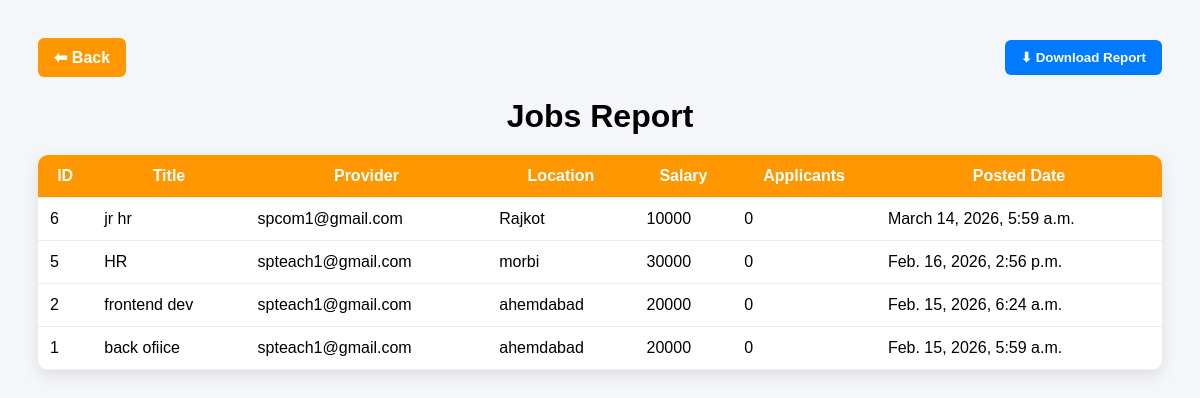
The page /reports/jobs/ on the database as committed earlier.
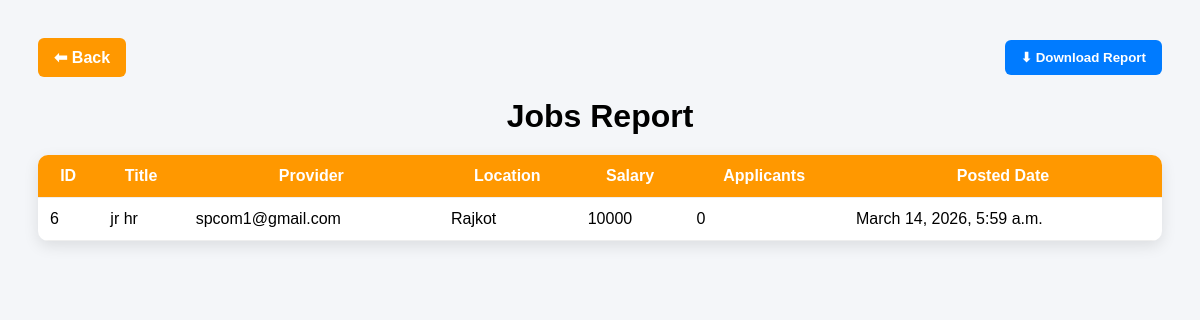
The same page on the database as committed later.
### myapp/models.py (models this page shows, shortened)
class Job(models.Model):
    provider = models.ForeignKey(
        User,
        on_delete=models.CASCADE,
        related_name="posted_jobs"
    )
    title = models.CharField(max_length=200)
    description = models.TextField()
    location = models.CharField(max_length=100)
    salary = models.IntegerField(blank=True, null=True)
    job_type = models.CharField(
        max_length=50,
        choices=[
            ("Full Time", "Full Time"),
            ("Part Time", "Part Time"),
            ("Internship", "Internship"),
            ("Remote", "Remote")
        ],
        default="Full Time"
    )
    created_at = models.DateTimeField(auto_now_add=True)
    applicants = models.IntegerField(default=0)
    class Meta:
        ordering = ["-created_at"]

### myapp/views.py (the view)
# urls.py: path("reports/jobs/", views.job_report, name="job_report"),
def job_report(request):
    jobs = Job.objects.all()
    return render(request, "job_report.html", {"jobs": jobs})

### templates/job_report.html (shortened to what this page needs)
<!DOCTYPE html>
<html>
<head>
</head>
<body>
<div class="actions">
    <a href="{% url 'admin_reports_menu' %}" class="back">⬅ Back</a>
    <form action="{% url 'download_jobs' %}" method="get">
        <button type="submit">⬇ Download Report</button>
    </form>
</div>
<h1>Jobs Report</h1>
<table>
    <tr>
        <th>ID</th>
        <th>Title</th>
        <th>Provider</th>
        <th>Location</th>
        <th>Salary</th>
        <th>Applicants</th>
        <th>Posted Date</th>
    </tr>
    {% for job in jobs %}
        <tr>
            <td>{{ job.id }}</td>
            <td>{{ job.title }}</td>
            <td>{{ job.provider.username }}</td>
            <td>{{ job.location }}</td>
            <td>{{ job.salary }}</td>
            <td>{{ job.applicants }}</td>
            <td>{{ job.created_at }}</td>
        </tr>
    {% empty %}
        <tr>
            <td colspan="7">No jobs found.</td>
        </tr>
    {% endfor %}
</table>
</body>
</html>

Rows that differ between the two databases and show on the page:
removed Job: id "5", title "HR", provider.username "spteach1@gmail.com", location "morbi", salary "30000", applicants "0", created_at "Feb. 16, 2026, 2:56 p.m."
removed Job: id "2", title "frontend dev", provider.username "spteach1@gmail.com", location "ahemdabad", salary "20000", applicants "0", created_at "Feb. 15, 2026, 6:24 a.m."
removed Job: id "1", title "back ofiice", provider.username "spteach1@gmail.com", location "ahemdabad", salary "20000", applicants "0", created_at "Feb. 15, 2026, 5:59 a.m."
